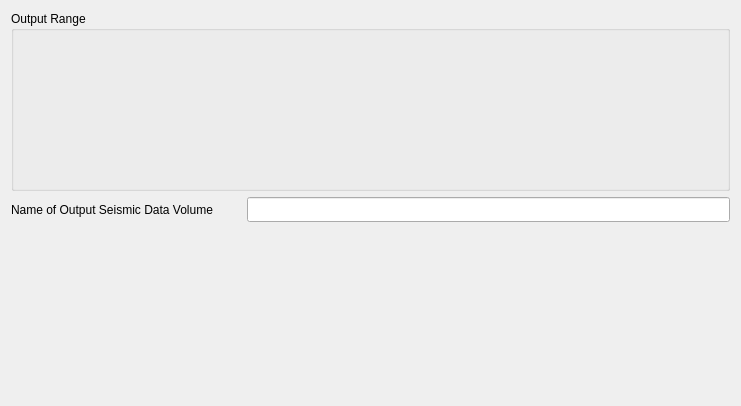
<?xml version="1.0" encoding="UTF-8"?>
<ui version="4.0">
 <class>PageSeismicForwardingThree</class>
 <widget class="QWidget" name="PageSeismicForwardingThree">
  <property name="geometry">
   <rect>
    <x>0</x>
    <y>0</y>
    <width>741</width>
    <height>406</height>
   </rect>
  </property>
  <property name="windowTitle">
   <string>Form</string>
  </property>
  <layout class="QGridLayout" name="gridLayout_2">
   <item row="0" column="0">
    <widget class="QGroupBox" name="m">
     <property name="minimumSize">
      <size>
       <width>0</width>
       <height>180</height>
      </size>
     </property>
     <property name="title">
      <string>Output Range</string>
     </property>
     <layout class="QGridLayout" name="gridLayout">
      <item row="1" column="0">
       <widget class="CXSliderComplex" name="m_pXlineWidget" native="true">
        <property name="minimumSize">
         <size>
          <width>0</width>
          <height>20</height>
         </size>
        </property>
       </widget>
      </item>
      <item row="2" column="0">
       <widget class="CXSliderComplex" name="m_pTimeWidget" native="true">
        <property name="minimumSize">
         <size>
          <width>0</width>
          <height>20</height>
         </size>
        </property>
       </widget>
      </item>
      <item row="0" column="0">
       <widget class="CXSliderComplex" name="m_pInlineWidget" native="true">
        <property name="minimumSize">
         <size>
          <width>0</width>
          <height>20</height>
         </size>
        </property>
       </widget>
      </item>
     </layout>
    </widget>
   </item>
   <item row="1" column="0">
    <layout class="QHBoxLayout" name="horizontalLayout">
     <item>
      <widget class="QLabel" name="label_10">
       <property name="minimumSize">
        <size>
         <width>230</width>
         <height>0</height>
        </size>
       </property>
       <property name="text">
        <string>Name of Output Seismic Data Volume</string>
       </property>
      </widget>
     </item>
     <item>
      <widget class="QLineEdit" name="m_pOutputName">
       <property name="minimumSize">
        <size>
         <width>0</width>
         <height>25</height>
        </size>
       </property>
      </widget>
     </item>
    </layout>
   </item>
   <item row="2" column="0">
    <spacer name="verticalSpacer">
     <property name="orientation">
      <enum>Qt::Vertical</enum>
     </property>
     <property name="sizeHint" stdset="0">
      <size>
       <width>20</width>
       <height>168</height>
      </size>
     </property>
    </spacer>
   </item>
  </layout>
 </widget>
 <customwidgets>
  <customwidget>
   <class>CXSliderComplex</class>
   <extends>QWidget</extends>
   <header location="global">xslidercomplex.h</header>
   <container>1</container>
  </customwidget>
 </customwidgets>
 <resources>
  <include location="../xconsole/x.qrc"/>
 </resources>
 <connections/>
</ui>
